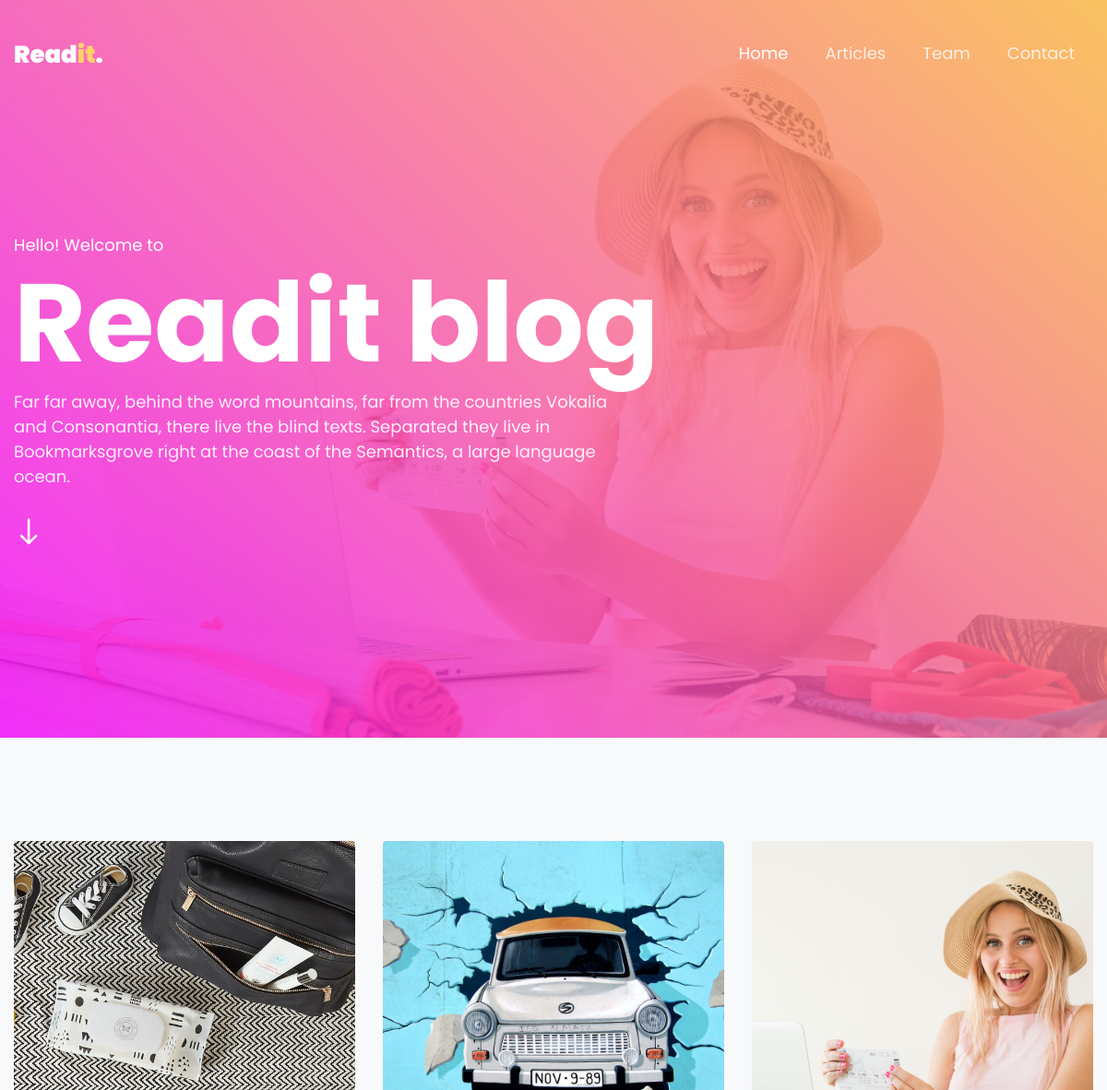
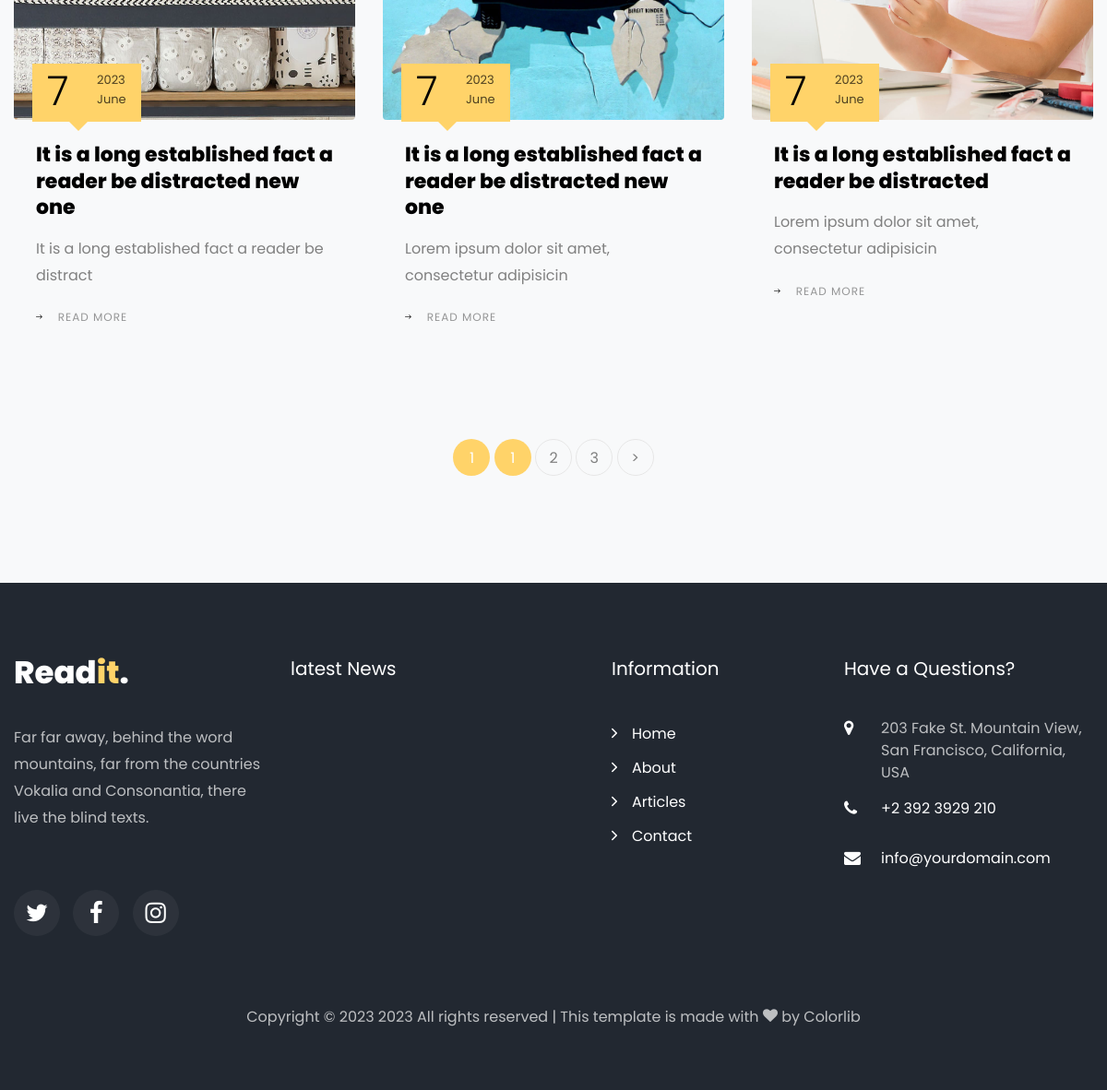
The app's page /blog/list/ with its own data (2 pictures, top to bottom).
### blog/models.py (models this page shows, shortened)
class Blog(models.Model):
    author = models.ForeignKey(Profile, on_delete=models.SET_NULL, null=True)
    image = models.ImageField(upload_to='blogs/')
    title = models.CharField(max_length=221)
    slug = models.SlugField(null=True, blank=True, unique_for_date='created_date', max_length=221)
    category = models.ForeignKey(Category, on_delete=models.SET_NULL, null=True)
    description = models.TextField()
    tags = models.ManyToManyField(Tag)
    views = models.IntegerField(default=0, editable=False)
    created_date = models.DateTimeField(auto_now_add=True)
    @property
    def get_absolute_url(self):
        url = reverse('blog:detail', kwargs={
            "year": self.created_date.year,
            "month": self.created_date.month,
            "day": self.created_date.day,
            "slug": self.slug
        })
        return url

### blog/views.py (the view)
# urls.py: path('list/', blog_list, name='list'),
def blog_list(request):
    blogs = Blog.objects.all().order_by('-id')
    q = request.GET.get('q')
    cat = request.GET.get('cat')
    tag = request.GET.get('tag')
    if q:
        blogs = blogs.filter(title__icontains=q)
    if tag:
        blogs = blogs.filter(category__title__exact=cat)
    if cat:
        blogs = blogs.filter(tags__title__exact=tag)
    paginator = Paginator(blogs, 3)
    page_number = request.GET.get('page')
    page_obj = paginator.get_page(page_number)
    ctx = {
        'object_list': page_obj,
    }
    return render(request, 'blog/blog.html', ctx)

### templates/blog/blog.html
{% extends 'base.html' %}
{% load static %}
{% block content %}
    <div class="hero-wrap js-fullheight" style="background-image: url('{% static 'images/bg_1.jpg' %}');"
         data-stellar-background-ratio="0.5">
        <div class="overlay"></div>
        <div class="container">
            <div class="row no-gutters slider-text js-fullheight align-items-center justify-content-start"
                 data-scrollax-parent="true">
                <div class="col-md-12 ftco-animate">
                    <h2 class="subheading">Hello! Welcome to</h2>
                    <h1 class="mb-4 mb-md-0">Readit blog</h1>
                    <div class="row">
                        <div class="col-md-7">
                            <div class="text">
                                <p>Far far away, behind the word mountains, far from the countries Vokalia and
                                    Consonantia,
                                    there live the blind texts. Separated they live in Bookmarksgrove right at the coast
                                    of
                                    the Semantics, a large language ocean.</p>
                                <div class="mouse">
                                    <a href="#" class="mouse-icon">
                                        <div class="mouse-wheel"><span class="ion-ios-arrow-round-down"></span></div>
                                    </a>
                                </div>
                            </div>
                        </div>
                    </div>
                </div>
            </div>
        </div>
    </div>
    <section class="ftco-section bg-light" id="ftco-section">
        <div class="container">
            <div class="row d-flex">
                {% for object in object_list %}
                    <div class="col-md-4 d-flex ftco-animate fadeInUp ftco-animated">
                        <div class="blog-entry justify-content-end">
                            <a href="{{ object.get_absolute_url }}" class="block-20"
                               style="background-image: url({{ object.image.url }});">
                            </a>
                            <div class="text p-4 float-right d-block">
                                <div class="topper d-flex align-items-center">
                                    <div class="one py-2 pl-3 pr-1 align-self-stretch">
                                        <span class="day">{{ object.created_date.day }}</span>
                                    </div>
                                    <div class="two pl-0 pr-3 py-2 align-self-stretch">
                                        <span class="yr">{{ object.created_date.year }}</span>
                                        <span class="mos">{{ object.created_date|date:'F' }}</span>
                                    </div>
                                </div>
                                <h3 class="heading mb-3"><a href="{{ object.get_absolute_url }}">{{ object.title }}</a></h3>
                                <p>{{ object.description|slice:"50" }}</p>
                                <p><a href="#" class="btn-custom"><span class="ion-ios-arrow-round-forward mr-3"></span>Read
                                    more</a></p>
                            </div>
                        </div>
                    </div>
                {% endfor %}
            </div>
            {% include 'paginator.html' %}
    </section>
{% endblock %}

### records on screen
Blog: image (picture), created_date.day "7", created_date.year "2023", created_date "June", title "It is a long established fact a reader be distracted new one", description "It is a long established fact a reader be distract"
Blog: image (picture), created_date.day "7", created_date.year "2023", created_date "June", title "It is a long established fact a reader be distracted new one", description "Lorem ipsum dolor sit amet, consectetur adipisicin"
Blog: image (picture), created_date.day "7", created_date.year "2023", created_date "June", title "It is a long established fact a reader be distracted", description "Lorem ipsum dolor sit amet, consectetur adipisicin"

### other values on screen
{{ i }} "1"
{{ i }} "2" "3"
